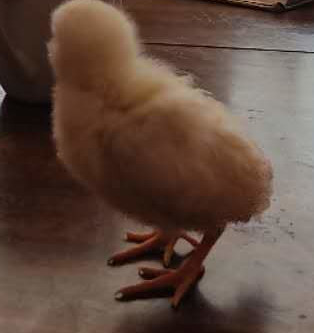
#> input picture chicks/images/chick.jpg, 314 x 333 px
$ jupyter execute load_image.ipynb   (shell and % lines are left out)
#> lines starting #> are read from the running program, lines starting #| are printed output that depends on the picture
[cell 1]
import numpy as np
import pandas as pd
import matplotlib
import matplotlib.pyplot as plt
matplotlib.rcParams['figure.dpi'] = 100
import cv2 # opencv

[cell 2]
img = cv2.imread('chicks/images/chick.jpg', -1)
#> img is the input picture: shape (333, 314, 3); mean B, G, R 63, 74.2, 96
img.shape
#> Out = (333, 314, 3)
# CV:  blue, green and red
# Common: red, green, blue

[cell 3]
#plt.imshow(img)

[cell 4]
img = cv2.cvtColor(img, cv2.COLOR_BGR2RGB)
plt.imshow(img)

[cell 5]
img.shape
#> Out = (333, 314, 3)

[cell 6]
sub = img[10:50, 20:60, 0:3]
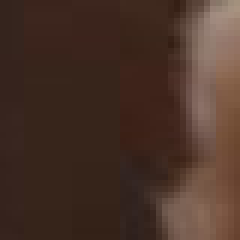
#> sub: shape (40, 40, 3) (shown 6 times larger); mean R, G, B 73.6, 51, 40.6

[cell 7]
sub.shape
#> Out = (40, 40, 3)

[cell 8]
# 10: 50 mean 10, 11, ... 49

[cell 9]
plt.imshow(sub)

[cell 10]
img[0, 0]
#> Out = [49, 30, 24]

[cell 11]
# CV2.    Blue green and red
# plotting:   Red green Blue

[cell 12]
# Generate sample data
arr = np.random.rand(3, 4, 5)

# Flatten the array
R_flat = img[:, :, 0].flatten()
G_flat = img[:, :, 1].flatten()
B_flat = img[:, :, 2].flatten()


fig, axs = plt.subplots(1, 3, figsize=(15, 5))

# plot histograms of the flattened values in each subplot
axs[0].hist(R_flat, color='red', bins=50)
axs[0].set_title('Red')
axs[1].hist(G_flat, color='green', bins=50)
axs[1].set_title('Green')
axs[2].hist(B_flat, color='blue', bins=50)
axs[2].set_title('Blue')

# add axis labels and a title to the figure
fig.suptitle('Histogram of RGB Values')
plt.xlabel('Value')
plt.ylabel('Frequency')

# display the figure
plt.show()
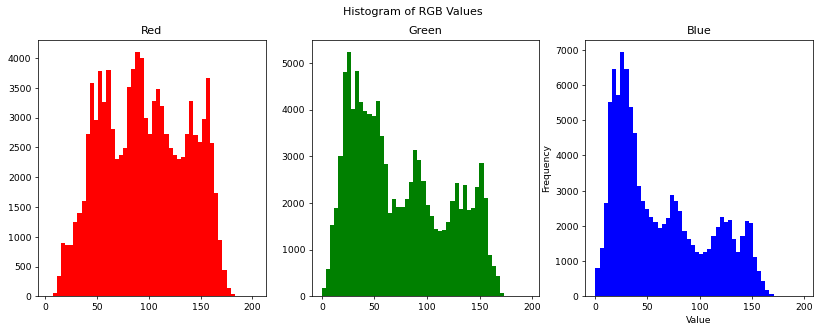
#> figure drawn by matplotlib, 3 panels; panel 1: tallest bar 4103 high, from x = 87 to 91; panel 2: tallest bar 5237 high, from x = 23.64 to 27.58; panel 3: tallest bar 6942 high, from x = 23.88 to 27.86

[cell 13]
R = img[:, :, 0]
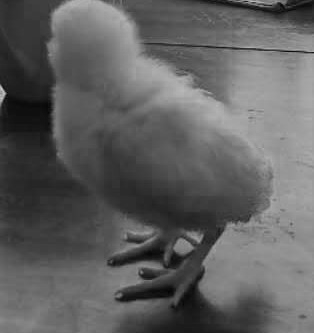
#> R: shape (333, 314); min 3, max 203, mean 96
R.shape
#> Out = (333, 314)

[cell 14]
sum0 = np.sum(R, axis=0)
#> sum0 = 314 values, max 47615 at index 311, min 19213 at index 16, mean 31963.1
sum0.shape
#> Out = (314,)

[cell 15]
sum1 = np.sum(R, axis=1)
#> sum1 = 333 values, max 37581 at index 93, min 22146 at index 204, mean 30139.4
sum1.shape
#> Out = (333,)

[cell 16]
# reduction
np.mean(R, axis=1) # mean means average
#> Out = 333 values, max 119.7 at index 93, min 70.53 at index 204, mean 95.99
